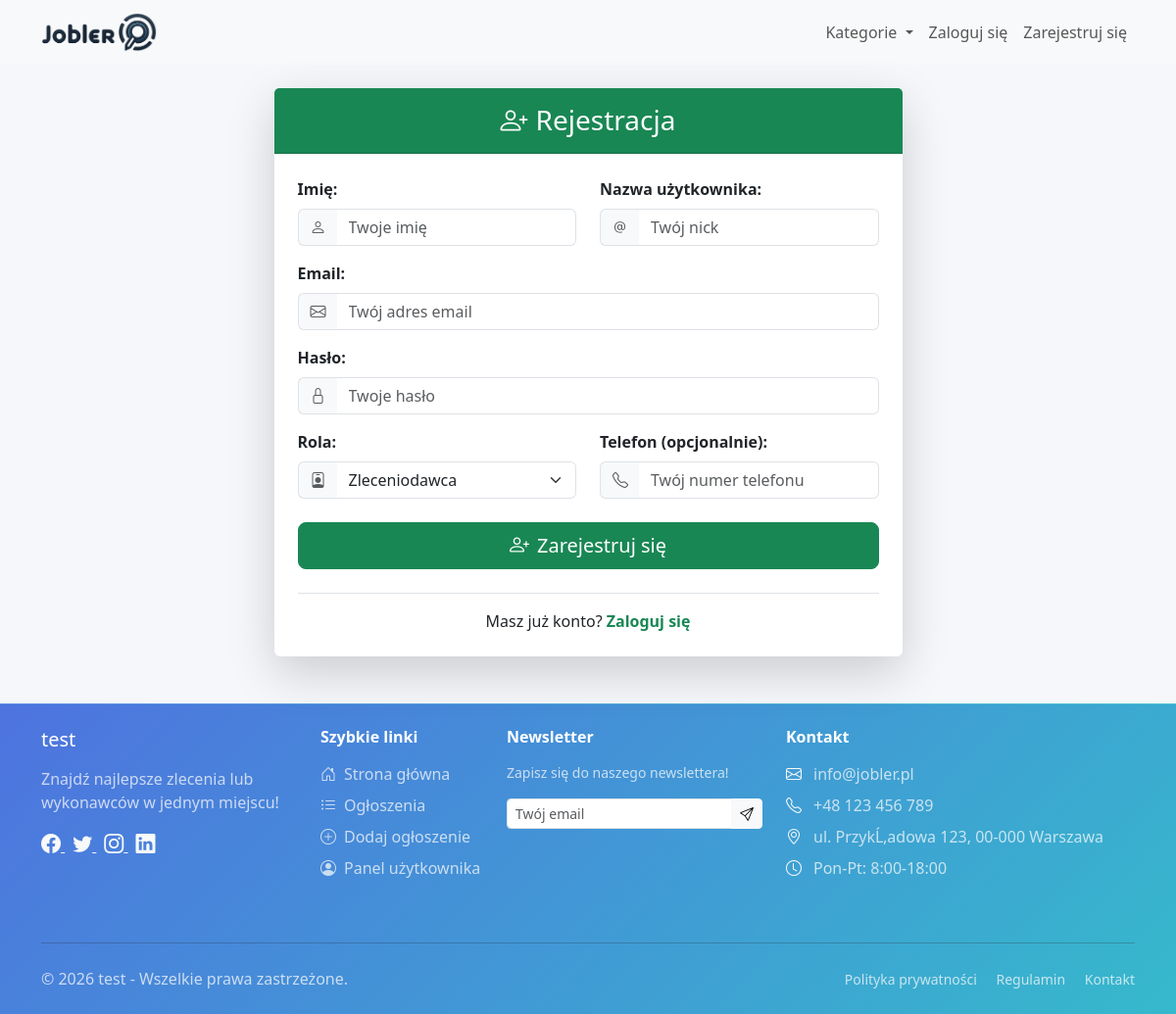
/register.php, run on the app's committed database.
### tables this page shows
CREATE TABLE `site_settings` (
  `id` int(11) NOT NULL,
  `title` varchar(255) NOT NULL,
  `logo` varchar(255) NOT NULL,
  `categories` text DEFAULT NULL,
  `meta_description` text DEFAULT NULL,
  `meta_keywords` text DEFAULT NULL,
  `max_ads` int(11) DEFAULT 10,
  `promotion_fee` decimal(10,2) DEFAULT 10.00,
  `facebook_url` varchar(255) DEFAULT NULL,
  `twitter_url` varchar(255) DEFAULT NULL,
  `instagram_url` varchar(255) DEFAULT NULL,
  `linkedin_url` varchar(255) DEFAULT NULL,
  `contact_email` varchar(255) DEFAULT NULL,
  `contact_phone` varchar(50) DEFAULT NULL,
  `contact_address` text DEFAULT NULL,
  `business_hours` varchar(255) DEFAULT NULL,
  `created_at` timestamp NOT NULL DEFAULT current_timestamp(),
  `updated_at` timestamp NOT NULL DEFAULT current_timestamp() ON UPDATE current_timestamp(),
  `allow_registration` tinyint(1) NOT NULL DEFAULT 0,
  `smtp_server` varchar(255) DEFAULT NULL,
  `smtp_port` int(11) DEFAULT NULL,
  `smtp_username` varchar(255) DEFAULT NULL,
  `smtp_password` varchar(255) DEFAULT NULL,
  `default_language` varchar(10) NOT NULL DEFAULT 'pl',
  `layout_variant` varchar(50) NOT NULL DEFAULT 'classic',
  `company_name` varchar(255) DEFAULT NULL,
  `company_tax_id` varchar(50) DEFAULT NULL,
  `company_addresses` text DEFAULT NULL,
  `company_emails` text DEFAULT NULL,
  `company_phones` text DEFAULT NULL,
  `favicon` varchar(255) DEFAULT NULL,
  `meta_title` varchar(255) DEFAULT NULL,
  `copyright_text` text DEFAULT NULL,
  `maintenance_mode` tinyint(1) NOT NULL DEFAULT 0,
  `maintenance_message` text DEFAULT NULL,
  `email_templates` mediumtext DEFAULT NULL,
  `sitemap_enabled` tinyint(1) NOT NULL DEFAULT 1,
  `sitemap_last_generated` datetime DEFAULT NULL,
  `last_system_backup` varchar(255) DEFAULT NULL,
  `last_database_backup` varchar(255) DEFAULT NULL
);

### register.php (the view, shortened to what the rows shown need)
<?php
require_once 'models/SiteSettings.php';
?>
<!DOCTYPE html>
<html lang="pl">
<head>
    <link href="https://cdn.jsdelivr.net/npm/bootstrap@5.3.3/dist/css/bootstrap.min.css" rel="stylesheet">
    <link rel="stylesheet" href="https://cdn.jsdelivr.net/npm/bootstrap-icons@1.11.3/font/bootstrap-icons.min.css">
    <link rel="stylesheet" href="/css/style.css">
</head>
<body class="d-flex flex-column min-vh-100">
    <?php
    include 'templates/navbar.php';
    ?>
    <?php
    include 'templates/footer.php';
    ?>
</body>
</html>

### templates/navbar.php (shortened to what the rows shown need)
<?php
require_once __DIR__ . '/../models/SiteSettings.php';
$siteSettingsModel = new SiteSettings();
$siteSettings = $siteSettingsModel->getSettings();
$logo = $siteSettings['logo'] ?? 'logo.png';
$siteTitle = $siteSettings['title'] ?? 'Jobler';
?>
<nav class="navbar navbar-expand-lg navbar-light bg-light">
  <div class="container">
    <a class="navbar-brand" href="/">
      <img src="../../img/<?= htmlspecialchars($logo) ?>" alt="<?= htmlspecialchars($siteTitle) ?>" style="height: 40px;">
    </a>
  </div>
</nav>

### templates/footer.php (shortened to what the rows shown need)
<?php
require_once __DIR__ . '/../models/SiteSettings.php';
$siteSettingsModel = new SiteSettings();
$siteSettings = $siteSettingsModel->getSettings();
$siteTitle = $siteSettings['title'] ?? 'Jobler';
$copyrightText = $siteSettingsModel->formatCopyrightText($siteSettings);
?>
<footer class="footer mt-auto py-4" style="background: linear-gradient(135deg, var(--primary-color) 0%, var(--accent-color) 100%);">
    <div class="container">
        <div class="row">
            <div class="col-lg-3 col-md-6 mb-4">
                <div class="footer-brand d-flex align-items-center mb-3">
                    <h5 class="text-white mb-0"><?= htmlspecialchars($siteTitle) ?></h5>
                </div>
            </div>
            <div class="col-lg-4 col-md-6 mb-4">
                <div class="contact-info">
                    <?php if (!empty($siteSettings['contact_email'])): ?>
                    <div class="d-flex align-items-center mb-2">
                        <i class="bi bi-envelope text-light me-2"></i>
                        <span class="text-light opacity-75"><?= htmlspecialchars($siteSettings['contact_email']) ?></span>
                    </div>
                    <?php endif; ?>
                    <?php if (!empty($siteSettings['contact_phone'])): ?>
                    <div class="d-flex align-items-center mb-2">
                        <i class="bi bi-telephone text-light me-2"></i>
                        <span class="text-light opacity-75"><?= htmlspecialchars($siteSettings['contact_phone']) ?></span>
                    </div>
                    <?php endif; ?>
                    <?php if (!empty($siteSettings['contact_address'])): ?>
                    <div class="d-flex align-items-center mb-2">
                        <i class="bi bi-geo-alt text-light me-2"></i>
                        <span class="text-light opacity-75"><?= htmlspecialchars($siteSettings['contact_address']) ?></span>
                    </div>
                    <?php endif; ?>
                    <?php if (!empty($siteSettings['business_hours'])): ?>
                    <div class="d-flex align-items-center mb-2">
                        <i class="bi bi-clock text-light me-2"></i>
                        <span class="text-light opacity-75"><?= htmlspecialchars($siteSettings['business_hours']) ?></span>
                    </div>
                    <?php endif; ?>
                </div>
            </div>
        </div>
        <div class="row align-items-center">
            <div class="col-md-6">
                <p class="text-light opacity-75 mb-0">
                    <?= htmlspecialchars($copyrightText, ENT_QUOTES, 'UTF-8') ?>
                </p>
            </div>
        </div>
    </div>
</footer>
</body>
</html>

### data on the page
site_settings: logo+title (picture), title "test", contact_email "info@jobler.pl", contact_phone "+48 123 456 789", contact_address "ul. PrzykĹ‚adowa 123, 00-000 Warszawa", business_hours "Pon-Pt: 8:00-18:00", copyrightText "© 2026 test - Wszelkie prawa zastrzeżone."
